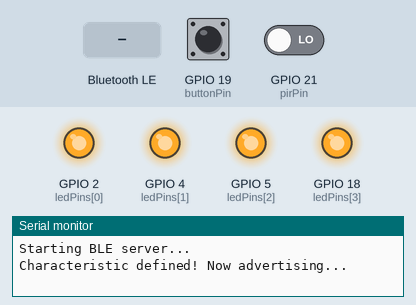
Simulated run of this sketch. Board: ESP32. On the bench: output pins drawn as LEDs (lit = HIGH), the last lines printed to the serial monitor. Inputs (shaded band) come from the test bench; at power-on: GPIO 19 (buttonPin) HIGH, GPIO 21 (pirPin) LOW. Nothing arrives over Bluetooth unless stated; a phone connects over Bluetooth LE 3 s after start.

Above: at 1.2 s.
1.3 s: GPIO 19 (buttonPin) pulled LOW for 0.15 s
At 2.5 s:
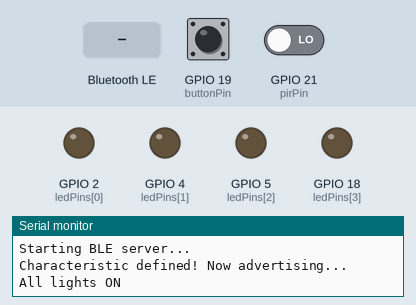
2.9 s: Bluetooth LE write "1" received
At 4.1 s:
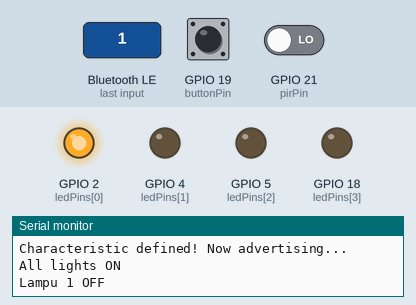
4.4 s: Bluetooth LE write "2" received
At 5.4 s:
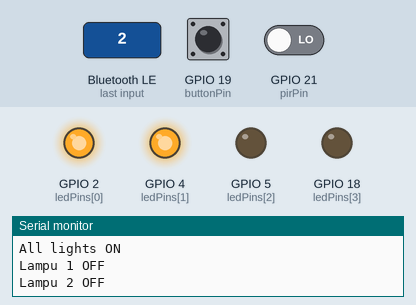
5.9 s: Bluetooth LE write "3" received
At 6.5 s:
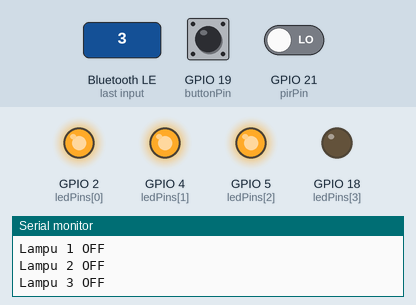
7.4 s: Bluetooth LE write "1" received
At 7.7 s:
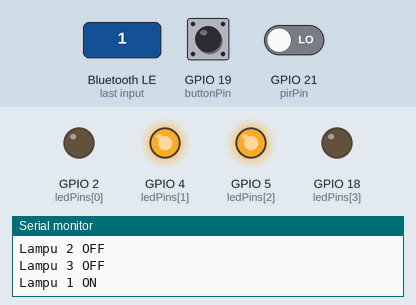
8.9 s: Bluetooth LE write "4" received
At 10.0 s:
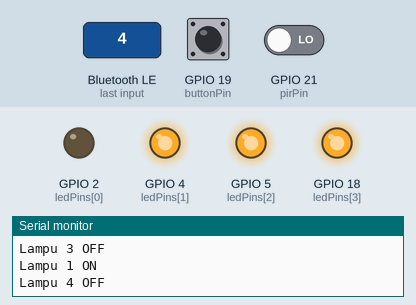
Timing chart, 0 to 11.4 s (numbered marks = the images above; inputs shaded):
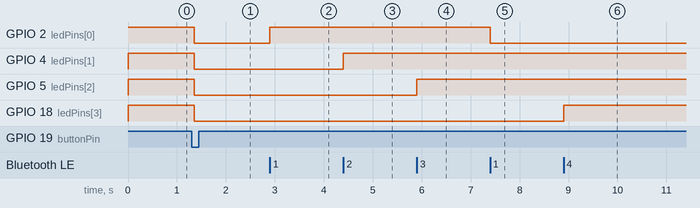

Measured:
- after the input at 1.3 s, GPIO 2 (ledPins[0]), GPIO 4 (ledPins[1]), GPIO 5 (ledPins[2]), GPIO 18 (ledPins[3]): HIGH → LOW after 0.05 s
- after the input at 2.9 s, GPIO 2 (ledPins[0]): LOW → HIGH at once
- after the input at 4.4 s, GPIO 4 (ledPins[1]): LOW → HIGH at once
- after the input at 5.9 s, GPIO 5 (ledPins[2]): LOW → HIGH at once
- after the input at 7.4 s, GPIO 2 (ledPins[0]): HIGH → LOW at once
- after the input at 8.9 s, GPIO 18 (ledPins[3]): LOW → HIGH at once

The sketch:

Lalisa_ESP32_Control.ino
```cpp
/*
  Lisa Home Control - ESP32 BLE Server

  Fungsionalitas:
  1. Kontrol 4 LED melalui Bluetooth Low Energy (BLE) dari aplikasi web.
  2. Menggunakan 1 tombol fisik untuk menyalakan/mematikan semua lampu secara bersamaan.
  3. Menggunakan 1 sensor gerak (PIR) untuk menyalakan semua lampu saat ada gerakan.
  4. LED akan mati otomatis setelah 1 menit tidak ada gerakan.

  Koneksi Pin (Saran dengan Resistor):
  - LED 1 (Ruang Tamu): 3.3V -> LED -> Resistor 220 Ohm -> Pin 2
  - LED 2 (Kamar Mandi): 3.3V -> LED -> Resistor 220 Ohm -> Pin 4
  - LED 3 (Ruang Dapur): 3.3V -> LED -> Resistor 220 Ohm -> Pin 5
  - LED 4 (Lampu Teras): 3.3V -> LED -> Resistor 220 Ohm -> Pin 18
  - Tombol Fisik: Pin 19 -> Tombol -> GND
  - Sensor PIR: Pin 21 (Output sensor)
*/

#include <BLEDevice.h>
#include <BLEUtils.h>
#include <BLEServer.h>

// UUID yang SAMA PERSIS dengan di aplikasi web
#define SERVICE_UUID        "4fafc201-1fb5-459e-8fcc-c5c9c331914b"
#define CHARACTERISTIC_UUID "beb5483e-36e1-4688-b7f5-ea07361b26a8"

// === Pengaturan Pin ===
const int ledPins[] = {2, 4, 5, 18}; // Ruang Tamu, Kamar Mandi, Dapur, Teras
const int numLeds = 4;
const int buttonPin = 19;
const int pirPin = 21;

// === Variabel Global ===
bool lightStates[numLeds] = {false, false, false, false}; // false = OFF, true = ON
bool allLightsState = false;
volatile bool buttonPressed = false;
unsigned long lastMotionTime = 0;
const unsigned long motionTimeout = 60000; // 60 detik

// Callback untuk menangani data yang masuk dari aplikasi web
class MyCallbacks: public BLECharacteristicCallbacks {
    void onWrite(BLECharacteristic *pCharacteristic) {
      String value_str = pCharacteristic->getValue().c_str();

      if (value_str.length() > 0) {
        char command = value_str[0];

        int lightIndex = -1;

        switch(command) {
          case '1': lightIndex = 0; break; // Ruang Tamu
          case '2': lightIndex = 1; break; // Kamar Mandi
          case '3': lightIndex = 2; break; // Dapur
          case '4': lightIndex = 3; break; // Teras
        }

        if (lightIndex != -1) {
          lightStates[lightIndex] = !lightStates[lightIndex];
          // Logika terbalik: LOW untuk ON, HIGH untuk OFF
          digitalWrite(ledPins[lightIndex], lightStates[lightIndex] ? LOW : HIGH);
          Serial.print("Lampu ");
          Serial.print(lightIndex + 1);
          Serial.println(lightStates[lightIndex] ? " ON" : " OFF");
        }
      }
    }
};

void IRAM_ATTR handleButtonInterrupt() {
  buttonPressed = true;
}

void setup() {
  Serial.begin(115200);

  // Inisialisasi semua pin LED dan matikan (set ke HIGH)
  for (int i = 0; i < numLeds; i++) {
    pinMode(ledPins[i], OUTPUT);
    digitalWrite(ledPins[i], HIGH); // HIGH mematikan LED
  }

  // Inisialisasi pin tombol dengan pull-up internal
  pinMode(buttonPin, INPUT_PULLUP);
  attachInterrupt(digitalPinToInterrupt(buttonPin), handleButtonInterrupt, FALLING);

  // Inisialisasi pin sensor PIR
  pinMode(pirPin, INPUT);

  // === Setup Server BLE ===
  Serial.println("Starting BLE server...");
  BLEDevice::init("Lisa Home Control ESP32");
  BLEServer *pServer = BLEDevice::createServer();
  BLEService *pService = pServer->createService(SERVICE_UUID);
  BLECharacteristic *pCharacteristic = pService->createCharacteristic(
                                         CHARACTERISTIC_UUID,
                                         BLECharacteristic::PROPERTY_READ |
                                         BLECharacteristic::PROPERTY_WRITE
                                       );

  pCharacteristic->setCallbacks(new MyCallbacks());
  pService->start();

  BLEAdvertising *pAdvertising = BLEDevice::getAdvertising();
  pAdvertising->addServiceUUID(SERVICE_UUID);
  pAdvertising->setScanResponse(true);
  pAdvertising->setMinPreferred(0x06);
  pAdvertising->setMinPreferred(0x12);
  BLEDevice::startAdvertising();
  Serial.println("Characteristic defined! Now advertising...");
}

void loop() {
  // === Logika Tombol Fisik ===
  if (buttonPressed) {
    delay(50); // Debounce
    allLightsState = !allLightsState;
    for (int i = 0; i < numLeds; i++) {
      lightStates[i] = allLightsState;
      digitalWrite(ledPins[i], allLightsState ? LOW : HIGH);
    }
    Serial.println(allLightsState ? "All lights ON" : "All lights OFF");
    buttonPressed = false; // Reset flag
  }

  // === Logika Sensor Gerak (PIR) ===
  if (digitalRead(pirPin) == HIGH) {
    if (lastMotionTime == 0) { // Gerakan pertama terdeteksi
      Serial.println("Motion detected! Turning all lights ON.");
      for (int i = 0; i < numLeds; i++) {
        digitalWrite(ledPins[i], LOW); // Nyalakan semua lampu
      }
    }
    lastMotionTime = millis(); // Perbarui waktu gerakan terakhir terdeteksi
  }

  // Cek jika sudah tidak ada gerakan selama timeout
  if (lastMotionTime != 0 && millis() - lastMotionTime > motionTimeout) {
    Serial.println("No motion for 1 minute. Turning all lights OFF.");
    for (int i = 0; i < numLeds; i++) {
       // Hanya matikan lampu jika tidak sedang ON dari perintah BLE atau tombol
       if (!lightStates[i] && !allLightsState) {
          digitalWrite(ledPins[i], HIGH);
       }
    }
    lastMotionTime = 0; // Reset timer
  }

  // Tunda sedikit untuk stabilitas
  delay(100);
}
```
